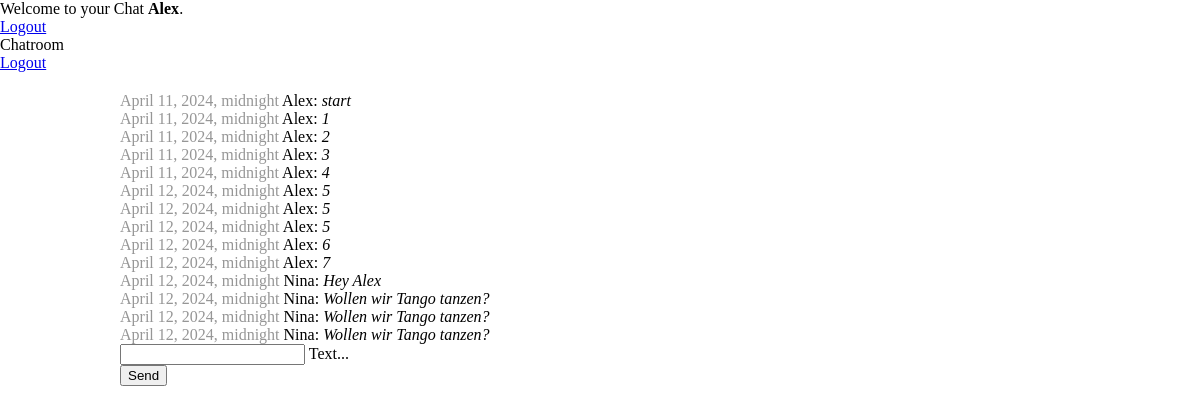
Before: / (signed in) with the older database file.
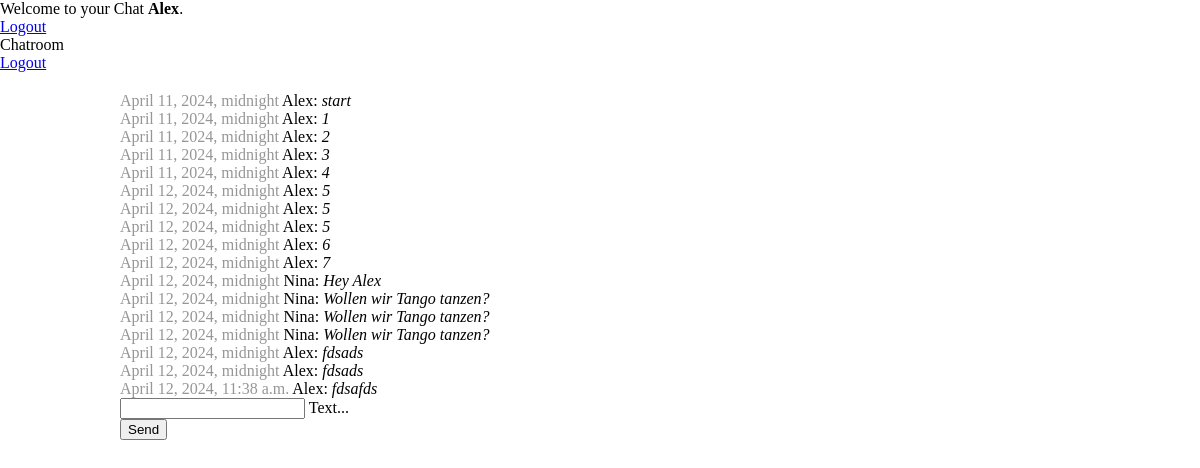
After: the same page with the newer database file.
### chat/models.py (models this page shows)
class Message(models.Model):
    text = models.CharField(max_length=500)
    created_at = models.DateTimeField(default=timezone.now)
    chat = models.ForeignKey(Chat, on_delete=models.CASCADE, related_name='chat_messages_set', default=None, blank=True, null=True) # default is None, feld darf leer sein und die DB darf null sein
    author = models.ForeignKey(settings.AUTH_USER_MODEL, on_delete=models.CASCADE, related_name='author_messages_set')
    receiver = models.ForeignKey(settings.AUTH_USER_MODEL, on_delete=models.CASCADE, related_name='receiver_messages_set')

### chat/views.py (the view, shortened to what this page needs)
# urls.py: path('', index),
@login_required(login_url='/login/')
def index(request):
    chat_messages = Message.objects.filter(chat__id=1)
    last_message_date = chat_messages.last().created_at
    last_message_date_time = last_message_date.strftime('%Y-%m-%d %H:%M:%S')
    print('Last Message Date: ', last_message_date_time)
    return render(request, 'chat/index.html', {'chat_messages': chat_messages, 'last_message_date_time': last_message_date_time})

### chat/templates/chat/index.html (shortened to what this page needs)
{% extends "base.html" %} {% block content %} {% if request.user.is_authenticated %}
<div id="messageContainer">
{% for message in chat_messages %}
  <div><span class="color-gray"> {{message.created_at}} </span> {{message.author}}: <i>{{message.text}}</i></div>
  {% endfor %}
</div>
<form onsubmit="sendMessage(); return false;" method="post">
  <div class="mdl-textfield mdl-js-textfield mdl-textfield--floating-label">
    <input class="mdl-textfield__input" name="textmessage" type="text" id="messagefield" />
    <label class="mdl-textfield__label" for="messagefield">Text...</label>
  </div>
  <button class="mdl-button mdl-js-button mdl-button--raised mdl-js-ripple-effect mdl-button--accent">Send</button>
</form>
{% else %}
<h1>You are not logged in</h1>
<p>Bitte logge Dich ein: <a href="/login/">Login</a></p>
{% endif %} {% endblock %}

Changed rows visible on the page:
added Message: created_at "April 12, 2024, midnight", author "Alex", text "fdsads"
added Message: created_at "April 12, 2024, midnight", author "Alex", text "fdsads"
added Message: created_at "April 12, 2024, 11:38 a.m.", author "Alex", text "fdsafds"
